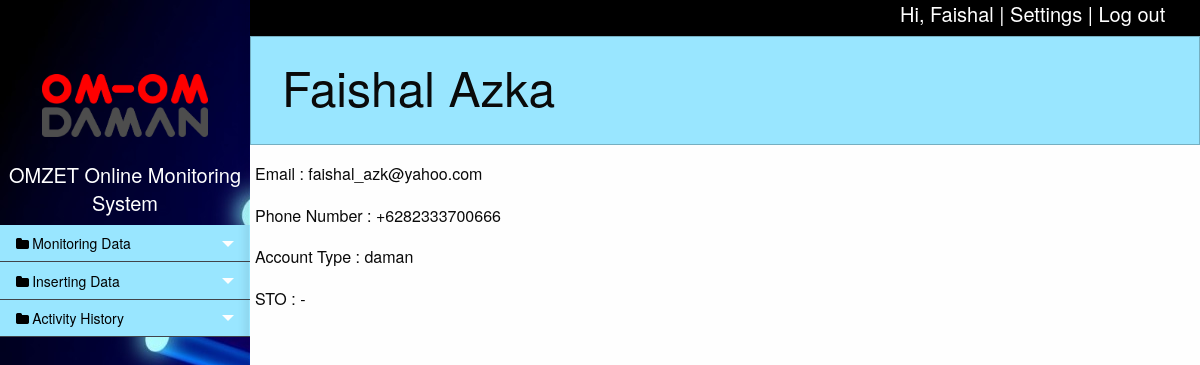
The page /profile.php (signed in) on the database its author committed.
### tables this page shows
CREATE TABLE `tb_account` (
  `email` varchar(30) NOT NULL,
  `password` varchar(32) NOT NULL,
  `fname` varchar(20) NOT NULL,
  `lname` varchar(20) NOT NULL,
  `phone` varchar(20) NOT NULL,
  `acctype` varchar(20) NOT NULL,
  `sto` varchar(3) NOT NULL
);

### function/session.php (called while the page is built, shortened)
<?php
	include('database.php');
	$user_email=$_SESSION['login_user'];
	$query=mysqli_query($con, "SELECT * FROM tb_account WHERE email='".$user_email."'");
	$row=mysqli_fetch_assoc($query);
	$login_fname=$row['fname'];
?>

### profile.php (the view, shortened to what this page needs)
<?php
include('function/session.php');
?>
<!doctype html>
<html class="no-js" lang="en">
<head>
  <link rel="stylesheet" href="css/foundation.css">
  <link rel="stylesheet" href="css/app.css">
  <link rel="stylesheet" href="css/custom.css" />
  <link rel="stylesheet" href="css/pace.css" />
  <link rel="stylesheet" type="text/css" src="font/foundation-icons.css" />
  <link href="http://cdnjs.cloudflare.com/ajax/libs/font-awesome/4.3.0/css/font-awesome.css" rel="stylesheet" type='text/css'>
</head>
<body>
  <div class="off-canvas-wrapper">
    <div class="large-12 bg-black">
      <div class="row small-3 small-offset-9 show-for-large">
        <h5>Hi, <a href="profile.php"><?php echo $login_fname; ?></a> | <a href="settings.php">Settings</a> | <a href="function/logout.php">Log out</a></h5>
      </div>
    </div>
    <div class="off-canvas-wrapper-inner" data-off-canvas-wrapper>
      <div class="off-canvas position-left reveal-for-large" id="my-info" data-off-canvas data-position="left">
        <div class="medium-12">
          <br>
          <div class="row medium-8">
            <img style="margin-top: 50px;" src="image/omom.png">
          </div>
          <br>
          <a href="dashboard.php"><h5 style="color:white"><center>OMZET Online Monitoring System</center></h5></a>
          <div class="row small-12">
            <ul class="multilevel-accordion-menu vertical menu" data-accordion-menu>
              <li>
                <a href="#">Monitoring Data</a>
              </li>
              <li>
                <a href="#">Inserting Data</a>
              </li>
              <li>
                <a href="#">Activity History</a>
              </li>
         </ul>
       </div>
     </div>
   </div>
   <div class="off-canvas-content" data-off-canvas-content>
    <div class="callout primary">
      <div class="row column">
        <h1><?php echo $row['fname'].' '.$row['lname'];?></h1>
      </div>
    </div>
    <div class="row medium-12">
      <div class="inner">
        <div class="row medium-6">
          <p>Email : <?php echo $row['email'];?></p>
          <p>Phone Number : <?php echo $row['phone'];?></p>
          <p>Account Type : <?php echo $row['acctype'];?></p>
          <?php
          if($row['acctype']=='admin'){
          }else{
           echo '<p>STO : '.$row['sto'].'</p>';
         }
         ?>
       </div>
     </div>
   </div>
 </div>
</div>
</div>
</body>
</html>

### css/custom.css (style rules this page uses)
.inner { padding-right: 20px; padding-left: 20px; }
.bg-black { background-color: black; color: white; }
.bg-black .row h5 a { color: white; }

### rows shown on the page
tb_account: fname "Faishal", lname "Azka", email "faishal_azk@yahoo.com", phone "+6282333700666", acctype "daman", sto "-"
